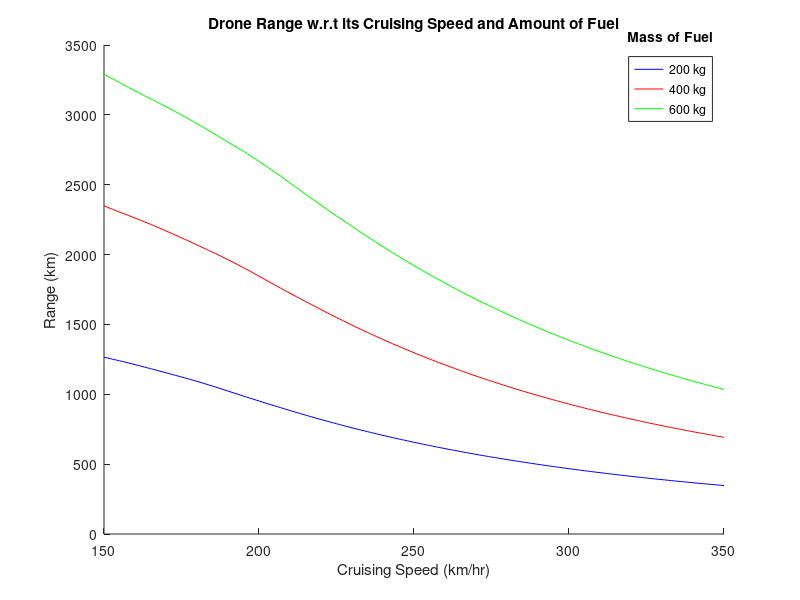

Write MATLAB code to recreate this figure.
clc
clear all
close all

m_aircraft = 1600;              % kg; mass of aircraft without fuel & equipment
eff_actual_cycle = 0.430218;    % efficiency of actual cycle
m_fuel = [200 400 600];         % kg; mass of fuel
H_ethane = 47484;               % kJ/kg; heating value for ethane
g = 9.8;                        % m/s^2
v = (150:350);                  % km/hr; cruising speed of drone
rho_air = 1.007;                % kg/m^3; density of air at 2000 m altitude
A = 30;                         % m^2; planform area of UAV wing

load coefficients_chart
alpha = coefficients_chart(:,1);   % selects every value in the column for angle of attack alpha
C_L = coefficients_chart(:,2);     % selects every value in the column for coeff of lift
C_D = coefficients_chart(:,3);     % selects every value in the column for coeff of drag

for i = 1:length(m_fuel)
    Q_released = m_fuel(i)*(H_ethane*1000);        % J; or kg*m^2/s^2; amount of energy from combustion
    lift = (m_fuel(i) + m_aircraft)*g;             % Newtons; or kg*m/s^2
    
    for j = 1:length(v)
        coeff_L(i,j) = (2*lift)/(rho_air*A*(v(j)/3.6).^(2));  % units cancel - checked;
        alpha_actual(i,j) = interp1(C_L,alpha,coeff_L(i,j));    % degrees; corresponds to the alpha for the given C_L in the table
        coeff_D(i,j) = interp1(alpha,C_D,alpha_actual(i,j));    % corresponds to the C_D for the given alpha in the table
        drag(i,j) = 0.5*rho_air*A*(v(j)^2)*coeff_D(i,j);        % Newtons; or kg*m/s^2
        range(i,j) = ((Q_released*eff_actual_cycle)./drag(i,j))/1000;  % kilometers
    end
end

hold on
plot(v,range(1,:),'b')  %   plotted seperately only so i could choose the colors
plot(v,range(2,:),'r')  %   could be plotted easier with plot(v,range)
plot(v,range(3,:),'g')
title('Drone Range w.r.t its Cruising Speed and Amount of Fuel')
xlabel('Cruising Speed (km/hr)')
ylabel('Range (km)')
legend('200 kg','400 kg','600 kg')
leg = legend('show');       %   adds a title to the legend
title(leg,'Mass of Fuel')   %   adds a title to the legend
